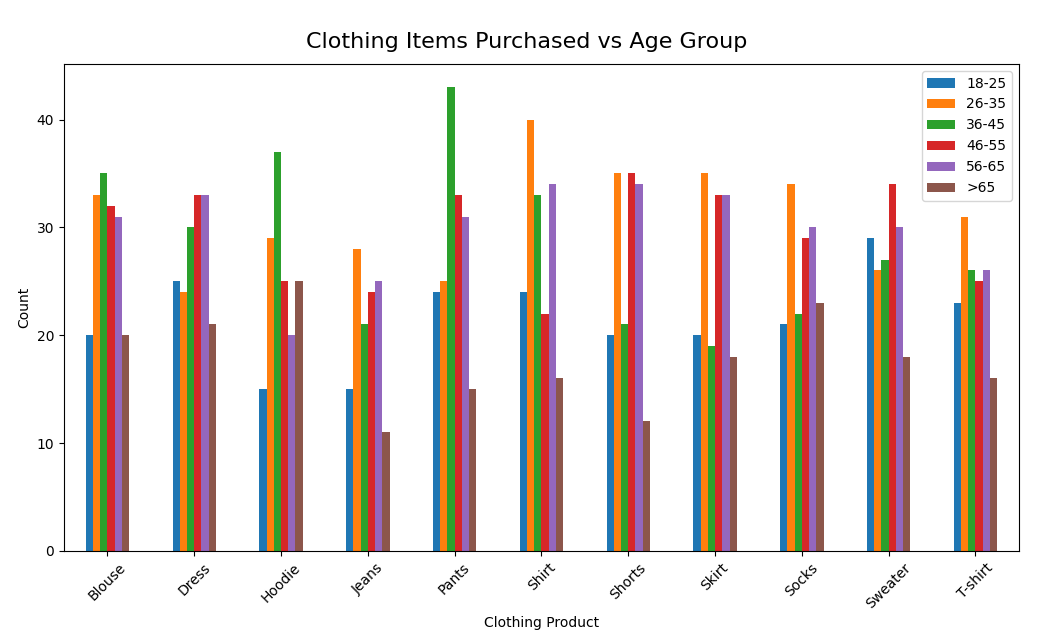

Python code for this plot:
import pandas as pd
import matplotlib.pyplot as plt

# analysis on product ratings
# which products have the highest ratings? which have the lowest and should be reconsidered?

# Read CSV----------------------------------
df = pd.read_csv('shopping_trends_updated.csv')

# clean data
df.dropna(inplace=True)
df.drop_duplicates(inplace=True)

# Plot Data----------------------------------
# Calculate the average review rating for each item purchased
bins = [18, 25, 35, 45, 55, 65, float('inf')]
labels = ['18-25', '26-35', '36-45', '46-55', '56-65', '>65']
df['Age Group'] = pd.cut(df['Age'], bins=bins, labels=labels, right=False)

# Filter for items purchased in the Clothing category
df_clothing = df[df['Category'] == 'Clothing']

# Group and count the data by Age Group and Item Purchased (Clothing)
age_clothing_counts = df_clothing.groupby(['Item Purchased','Age Group']).size().unstack()

# Plotting a grouped bar chart
age_clothing_counts.plot(kind='bar')
plt.suptitle('Clothing Items Purchased vs Age Group', y=0.95, fontsize=16, ha='center')  # Adjust title position
plt.xlabel('Clothing Product')
plt.ylabel('Count')
plt.legend(title='Age Groups', loc='upper right')
plt.legend(bbox_to_anchor=(1.0, 1.0))
plt.xticks(rotation=45)
plt.show()
